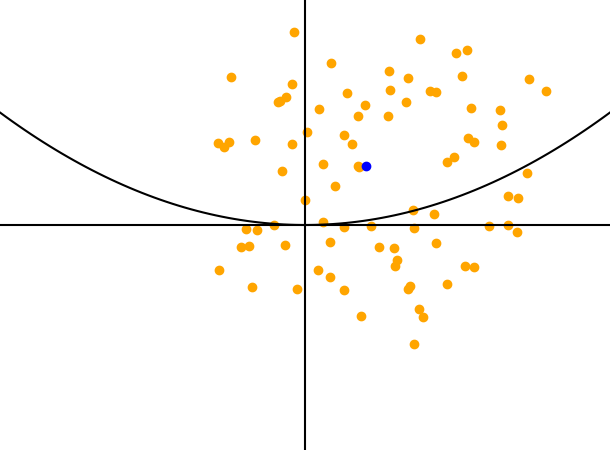

Write Python code to recreate this figure.
import numpy as np
import matplotlib.pyplot as plt
import pdb

A = np.array([[1.1,0.75],[-3.25, -0.3]]) / 2 # Nominal: spiral source
U = []
delta = 1.0
for _ in range(1000):
	D = np.random.normal(scale=delta, size=(2,2))
	if np.linalg.norm(D) <= delta:
		U.append(A+D)

U = np.array(U)
tr = np.trace(U, axis1=1, axis2=2)
det = np.linalg.det(U)

plt.xlim(-2, 2)
plt.ylim(-2, 2)
plt.axis('off')
xaxis = np.linspace(-2, 2, 100)
yaxis = xaxis**2 / 4
plt.plot(xaxis, np.zeros(xaxis.shape), color='black')
plt.plot(np.zeros(xaxis.shape), xaxis, color='black')
plt.plot(xaxis, yaxis, color='black')
plt.scatter(tr, det, color='orange')
plt.scatter(np.trace(A), np.linalg.det(A), color='blue')
plt.tight_layout()
# plt.show()
fig = plt.gcf()
fig.savefig('tdplot.png', bbox_inches='tight', pad_inches=0)